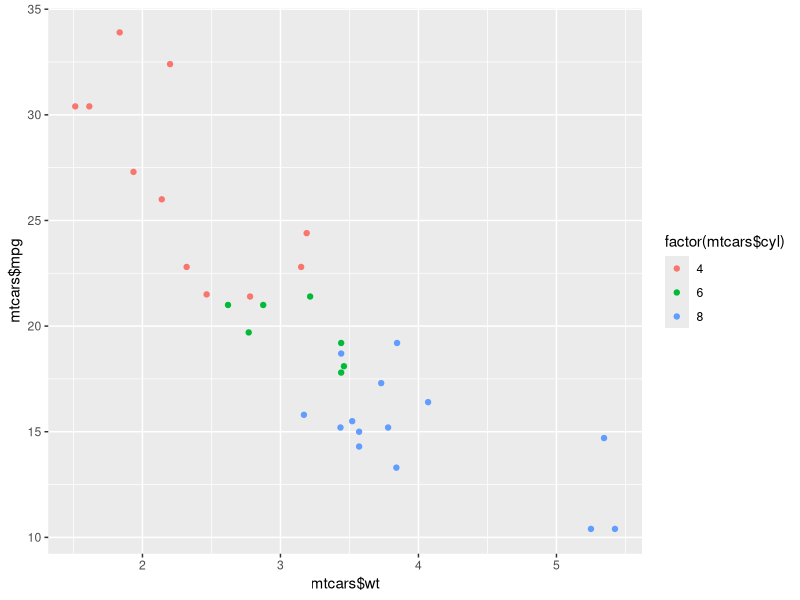
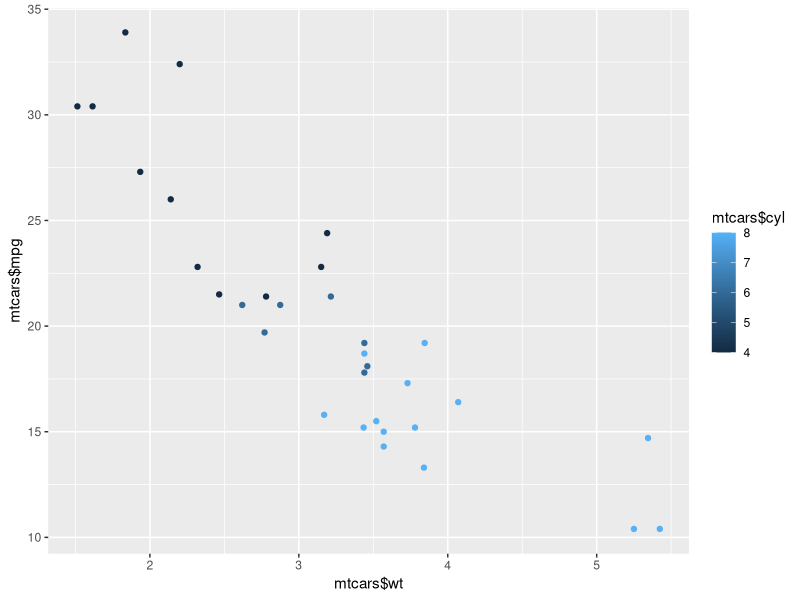
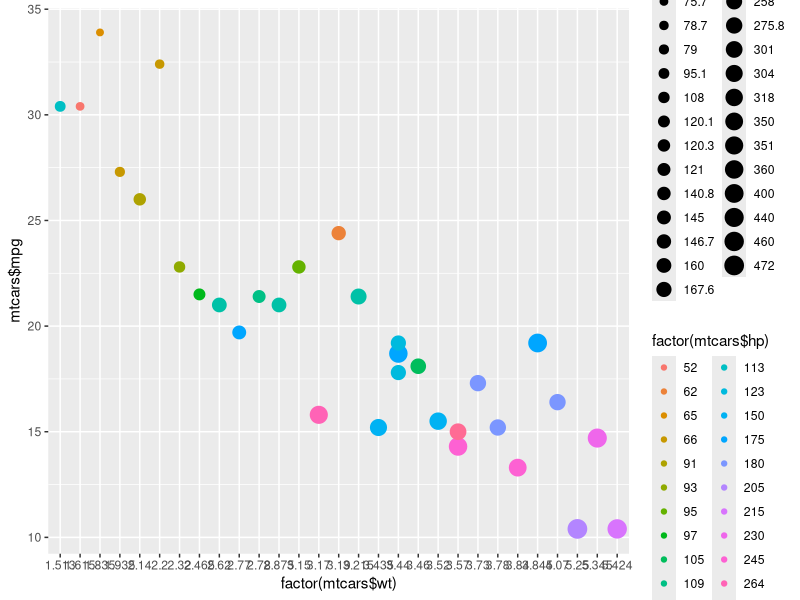

The R source for these figures, in order:
###---------Ingredients of ggplot Package--------------


## Load the ggplot2 package using install.packages("ggplot2")


install.packages("ggplot2")

library(ggplot2)

# After installation completes,type library(ggplot2). 
# This loads the package into your R environment and makes it ready for use. 
# You can type search() to see which packages are ready for use in your environment, 
# ggplot2 should appear there now

ggplot(data=mtcars,aes(x=mtcars$wt,y=mtcars$mpg,col=factor(mtcars$cyl)))+geom_point()
ggplot(data=mtcars,aes(x=mtcars$wt,y=mtcars$mpg,col=mtcars$cyl))+geom_point()

ggplot(data=mtcars,aes(x=factor(mtcars$wt),y=mtcars$mpg, size=factor(mtcars$disp),col=factor(mtcars$hp)))+geom_point()

?ggplot
